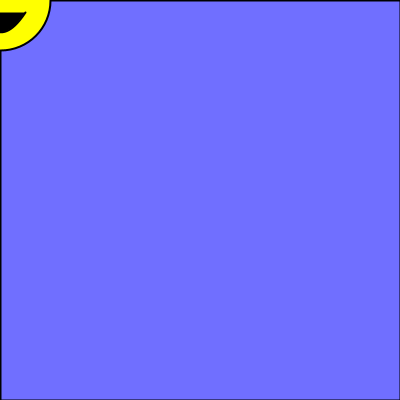
Frame 1 (no input)
Frame 60 (the mouse pressed at the canvas centre just before this capture): identical to frame 1, image omitted
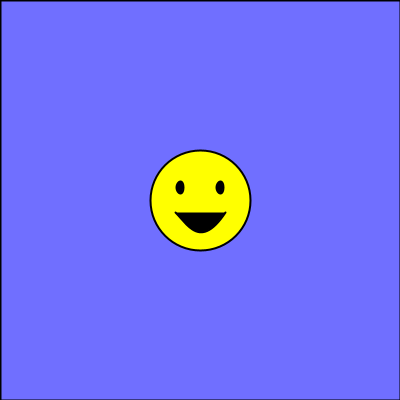
Frame 120 (the mouse held since frame 60 and released just before this capture)

The Processing sketch that drew these frames (run headless with seeded random() and noise(); from frame 60 on, the mouse is pressed at the canvas centre):

// Processing sketch: processing_51533
// ── processing_51533.pde

// Homework 5
// copyright Alex Fischer ajfische 2012
//move the mouse to control Smiley
//click the mouse to kill Smiley
//move the mouse up or down to control whether he goes to Heaven or Hell
//click the mouse again to revive Smiley
int z;
void setup( )
{
  size( 400, 400 );
  smooth( );
  background( 112, 111, 255 );

}

void draw( )
{
  drawSmiley( mouseX, mouseY, 100 );
  if(z % 2 == 0) 
  {
    fill( 112, 111, 255 );
    rect( 0, 0, 400, 400 );
    drawSmiley( mouseX, mouseY, 100 );
  } 
  else 
  {
    drawDeadSmiley( mouseX, mouseY, 100 ); 
    fill( 202, 201, 255, 100 );
    rect( 0, 0, 400, 400 );
      if( mouseY > 200 )
      {
        hell();
      }
      else
      {
        heaven();
      }
  }
  
}

void mouseClicked()
{
  z ++ ; // z = z + 1;
  //println(z + ": " + z % 2);
}


void drawSmiley( float x, float y, float d)
{
  //face
  strokeWeight(2);
  stroke( 0 );
  fill( 255, 255, 0 );
  ellipse( x, y, d, d );
  //eyes
  fill( 0 );
  ellipse( x - d*.2, y - d*.125, d*.0625, d*.125);
  ellipse( x + d*.2, y - d*.125, d*.0625, d*.125);
  //mouth
  stroke( 0 );
  beginShape();
    vertex(x - d*.25, y + d*.125);
    bezierVertex(x - d*.125, y + d*.25, x, y + d*.5, x + d*.25, y + d*.125);
  endShape();
}

void drawDeadSmiley( float x, float y, float d)
{
  //face
  strokeWeight(2);
  stroke( 0 );
  fill( 189, 190, 240 );
  ellipse( x, y, d, d );
  //eyes
  strokeWeight(5);
  line( x - d*.15, y - d*.2, x - d*.25, y - d*.1 );
  line( x - d*.25, y - d*.2, x - d*.15, y - d*.1 );
  
  line( x + d*.15, y - d*.2, x + d*.25, y - d*.1 );
  line( x + d*.25, y - d*.2, x + d*.15, y - d*.1 );
  //mouth
  stroke( 0 );
  fill( 0 );
  beginShape();
    vertex(x - d*.25, y + d*.125);
    bezierVertex(x - d*.125, y + d*.25, x, y + d*.5, x + d*.25, y + d*.125);
  endShape();
}

void hell( )
{
  drawFire();
}

void heaven( )
{
  drawCloud(0,0);
  scale(.75);
  drawCloud(150,100);
  scale(1.75);
  drawCloud(125,10);

}

void drawCloud(float x, float y)
{
  float o;
  o = 200 - mouseY;
  noStroke();
  translate(x,y);
  fill( 247, 254, 255, o );
  ellipse(30, 50, 20, 20);
  ellipse(45,40, 30, 30);
  ellipse(75,30, 50,50);
  ellipse(103,40, 15,15);
  ellipse(120, 40, 25, 25);
  ellipse(135, 45, 22, 22);
  ellipse(150, 50, 20, 20);
  rect(30,40, 120, 20);
  translate(-x,-y);
}

void drawFire()
{
  float o;
  o = mouseY-255;
  noStroke();
  fill(147,0,0, o);
  triangle(random(400), random(300,400), random(400), 400, random(400), 400);
  triangle(random(400), random(300,400), random(-100,400), 400, random(400,500), 400);
  
  fill(255,132,0, o);
  triangle(random(400), random(325,400), random(400), 400, random(400), 400);
  
  fill(255, o);
  triangle(random(400), random(350,400), random(400), 400, random(400), 400);
}
